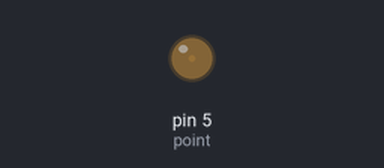
The sketch below on a simulated Arduino Uno, built with avr-gcc and run on an emulated ATmega328P. Shown: output pins drawn as LEDs (lit = HIGH).

Above: at 0.05 s.
At 0.95 s:
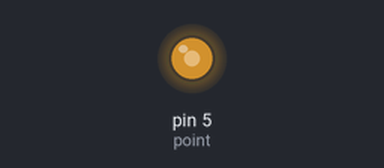
At 1.4 s:
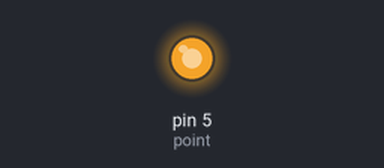
At 2.75 s:
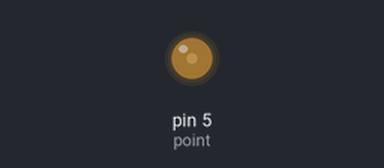
Timing chart, 0 to 7.0 s (numbered marks = the images above):
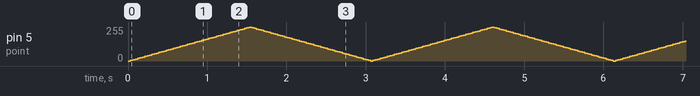

The sketch:

PWMDemo.ino
```cpp
int brightness = 0;
int fadeAmount = 5;
int point = 5;

void setup() {
  pinMode(point , OUTPUT);
}

void loop() {
  analogWrite(point , brightness);
  brightness = brightness + fadeAmount;
  if (brightness == 0 || brightness == 255){
    fadeAmount = -fadeAmount;
  }

  delay(30);
}
```
